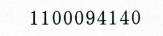
#> input picture ocr_web/img/example_invoceID.png, 163 x 36 px
$ python -i tools.py   (imports and definitions only)   (older library calls are emulated)
#> lines starting #> are read from the running program, lines starting #| are printed output that depends on the picture; after the words box and inside, x2 and y2 are one past the last pixel; in counts of white or black regions, pixels touching at a corner belong together
#> further down, picture is the input picture: shape (36, 163, 3); mean B, G, R 235.2, 236.3, 235.1
#!/usr/bin/env python
# -*- coding: utf-8 -*-

import cv2
import numpy as np
import os
import io
import random
import requests
import pickle
import json
import time
import math
import logging
from collections import defaultdict
import yaml
import pytesseract
import PIL
import builtins

# Configuration here
TMP_DIR = './tmp'

OCRKey = 'Kjqbt2AWkL33thiVsm7qHm'
OCRSecret = '193f0b971ea24fbf9fcefd556225cb22'
OCRUrl = 'http://netocr.com/api/recog.do'

# code > 0, using netocr.com
# code = -1, using tesseract as number
OCR_TYPE_MAPPING = {
    'text': {
        'code': 1992,
        'prefix': './template/text_prefix_cn.png',
    },
    'number': {
        'code': -1,  # long weibo text,3992
        'prefix': './template/text_prefix_en.png',
    },
    'date': {
        'code': 1992,
        'prefix': './template/text_prefix_cn.png',
    },
    'currency': {
        'code': -1, #1991
        'prefix': './template/text_prefix_en.png',
    }
}
DEFAULT_ROI_TYPE = 'text'

ROI_STYLE_BLACK_FONT = 'black-font'
ROI_STYLE_BLUE_FONT = 'blue-font'
ROI_STYLE_BLUE_FONT_ENHANCE = 'blue-font-enhance'

DEFAULT_ROI_STYLE = ROI_STYLE_BLACK_FONT

# [200 lines left out: functions rotateAndScale, findLinesandRotate, matchAndImageCut, detectFeaturePoints, writeImageJob, createRoi, not called in this run]

original_open = open

def bin_open(filename, mode='rb'):  # note, the default mode now opens in binary
    return original_open(filename, mode)

# [50 lines left out: functions callOcr, exBlackWords, not called in this run]

    # [42 lines of commented-out code are left out]


def extractText2BlackImage(img, roi_style=DEFAULT_ROI_STYLE, job_id=None, roi_name=None):
    # [4 lines of commented-out code are left out]

#> called with roi_style = 'black-font'
    if roi_style == ROI_STYLE_BLACK_FONT:
        img = cv2.cvtColor(img, cv2.COLOR_BGR2GRAY)
        ret, img = cv2.threshold(img, 0, 255, cv2.THRESH_BINARY + cv2.THRESH_OTSU)
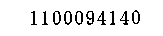
#> img: shape (36, 163); 92.2% white; black in thin lines or dots, all inside (x1, y1, x2, y2) = (31, 10, 140, 25)
#> ret = 161
        return cv2.cvtColor(img, cv2.COLOR_GRAY2BGR)

    elif roi_style == ROI_STYLE_BLUE_FONT_ENHANCE:
        img2 = cv2.cvtColor(img, cv2.COLOR_BGR2GRAY)

        img2 = cv2.Canny(img2, 30, 130)
        writeImageJob(img2, job_id, 'roi-%s-canny' % roi_name)

        # kernel = np.ones((5, 5), np.uint8)
        h_kernel = cv2.getStructuringElement(cv2.MORPH_RECT, (15, 1))

        img2 = cv2.dilate(img2, h_kernel, iterations=2)
        writeImageJob(img2, job_id, 'roi-%s-dilate' % roi_name)

        img2, contours, hierarchy = cv2.findContours(img2, cv2.RETR_LIST, cv2.CHAIN_APPROX_SIMPLE)
        max_area = -1
        max_rect = None  # (x,y,w,h)
        # img2 = cv2.drawContours(img2, contours, -1, 150, 3)
        for cnt in contours:
            area = cv2.contourArea(cnt)
            if area > max_area:
                max_area = area
                max_rect = cv2.boundingRect(cnt)

        if max_rect:
            img_contour = img[max_rect[1]:max_rect[1] + max_rect[3], max_rect[0]:max_rect[0] + max_rect[2]]

            writeImageJob(img_contour, job_id, 'roi-%s-findContours' % roi_name)

            kernel = np.array([[-1, -1, -1], [-1, 9, -1], [-1, -1, -1]])
            img_contour = cv2.filter2D(img_contour, -1, kernel)

            writeImageJob(img_contour, job_id, 'roi-%s-sharpen' % roi_name)

            img_contour = cv2.cvtColor(img_contour, cv2.COLOR_BGR2GRAY)

            ret, img_contour = cv2.threshold(img_contour, 0, 255, cv2.THRESH_BINARY + cv2.THRESH_OTSU)
            return cv2.cvtColor(img_contour, cv2.COLOR_GRAY2BGR)

        else:
            return img
    elif roi_style == ROI_STYLE_BLUE_FONT:
        kernel = np.array([[-1, -1, -1], [-1, 9, -1], [-1, -1, -1]])
        img = cv2.filter2D(img, -1, kernel)

        writeImageJob(img, job_id, 'roi-%s-sharpen' % roi_name)

        # try otsu
        img2 = cv2.cvtColor(img, cv2.COLOR_BGR2GRAY)
        ret, img2 = cv2.threshold(img2, 0, 255, cv2.THRESH_BINARY + cv2.THRESH_OTSU)
        # writeImageJob(img2, job_id, 'roi-%s-otsu' % roi_name)

        return cv2.cvtColor(img2, cv2.COLOR_GRAY2BGR)

    logging.error('Unknown roi style %s' % roi_style)

    return None


    # make black
    #
    # blue = image[:, :, 0]
    # green = image[:, :, 1]
    # red = image[:, :, 2]
    #
    # # version on origin image
    # # factor = 1.2
    # # black_areas = (blue < 200) & (blue > red * factor) & (blue > green * factor)
    # # white_areas = ~ black_areas
    # # customer_roi[:, :][black_areas] = (0, 0, 0)  # Transpose back needed
    # # customer_roi[:, :][white_areas] = (255, 255, 255)  # Transpose back needed
    #
    # # version on sharpen image
    # factor = 1.5
    # black_areas = (blue < 200) & (red < 100) & (green < 100) | ((blue > red * factor) & (blue > green * factor))
    # white_areas = ~ black_areas
    # image[:, :][black_areas] = (0, 0, 0)  # Transpose back needed
    # image[:, :][white_areas] = (255, 255, 255)  # Transpose back needed
    #
    # return image


# because OCR can't recognize small text, so we will add pre-defined text before & after the origin text-image.
# [206 lines left out: functions wrapTextImageWithPrefix, ocrTextImage, findCustomerRect, findDateRect, findNumberRect, findPriceRect and 6 more, not called in this run]

>>> import cv2
>>> picture = cv2.imread('../../ocr_web/img/example_invoceID.png')
>>> result = extractText2BlackImage(picture)

$ run again, on ocr_web/img/example_invoceNum.png
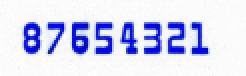
#> input picture ocr_web/img/example_invoceNum.png, 123 x 38 px (shown 2 times larger)
#> picture is the input picture: shape (38, 123, 3); mean B, G, R 244.3, 217.2, 214.7
#> in extractText2BlackImage, `img = cv2.cvtColor(img, cv2.COLOR_BGR2GRAY)`:
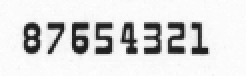
#> img: shape (38, 123) (shown 2 times larger); min 26, max 255, mean 219.5
#> in extractText2BlackImage, `ret, img = cv2.threshold(img, 0, 255, cv2.THRESH_BINARY + cv2.THRESH_O..`:
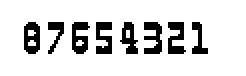
#> img: shape (38, 123) (shown 2 times larger); 85.6% white; 8 black regions, largest, box (x1, y1, x2, y2) and area: (12, 11, 20, 27) 96, (36, 11, 45, 27) 95, (72, 11, 81, 27) 95
#> ret = 153

$ run again, on ocr_web/img/example_invoice.png
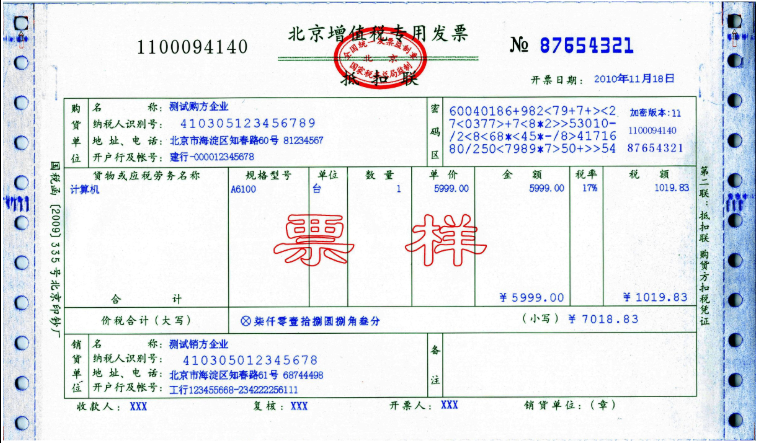
#> input picture ocr_web/img/example_invoice.png, 758 x 443 px
#> picture is the input picture: shape (443, 758, 3); mean B, G, R 236.2, 231.9, 228.6
#> in extractText2BlackImage, `img = cv2.cvtColor(img, cv2.COLOR_BGR2GRAY)`:
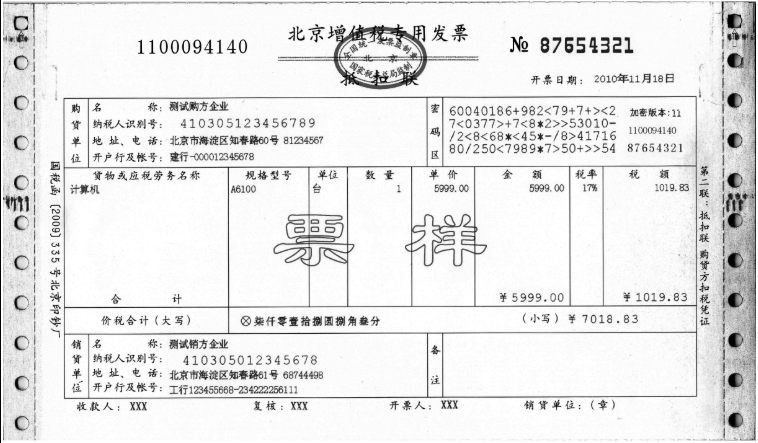
#> img: shape (443, 758); min 0, max 255, mean 231.4
#> in extractText2BlackImage, `ret, img = cv2.threshold(img, 0, 255, cv2.THRESH_BINARY + cv2.THRESH_O..`:
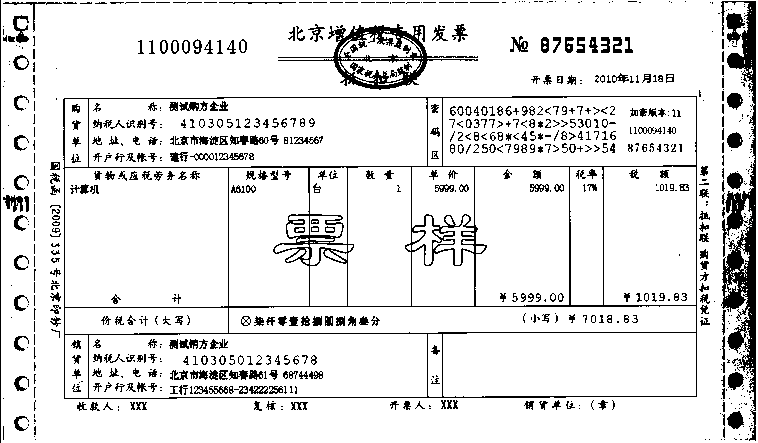
#> img: shape (443, 758); 89.1% white; 777 black regions (400 under 20 px), largest, box (x1, y1, x2, y2) and area: (63, 96, 697, 399) 7713, (721, 1, 756, 441) 5797, (278, 24, 478, 90) 2772
#> ret = 179
